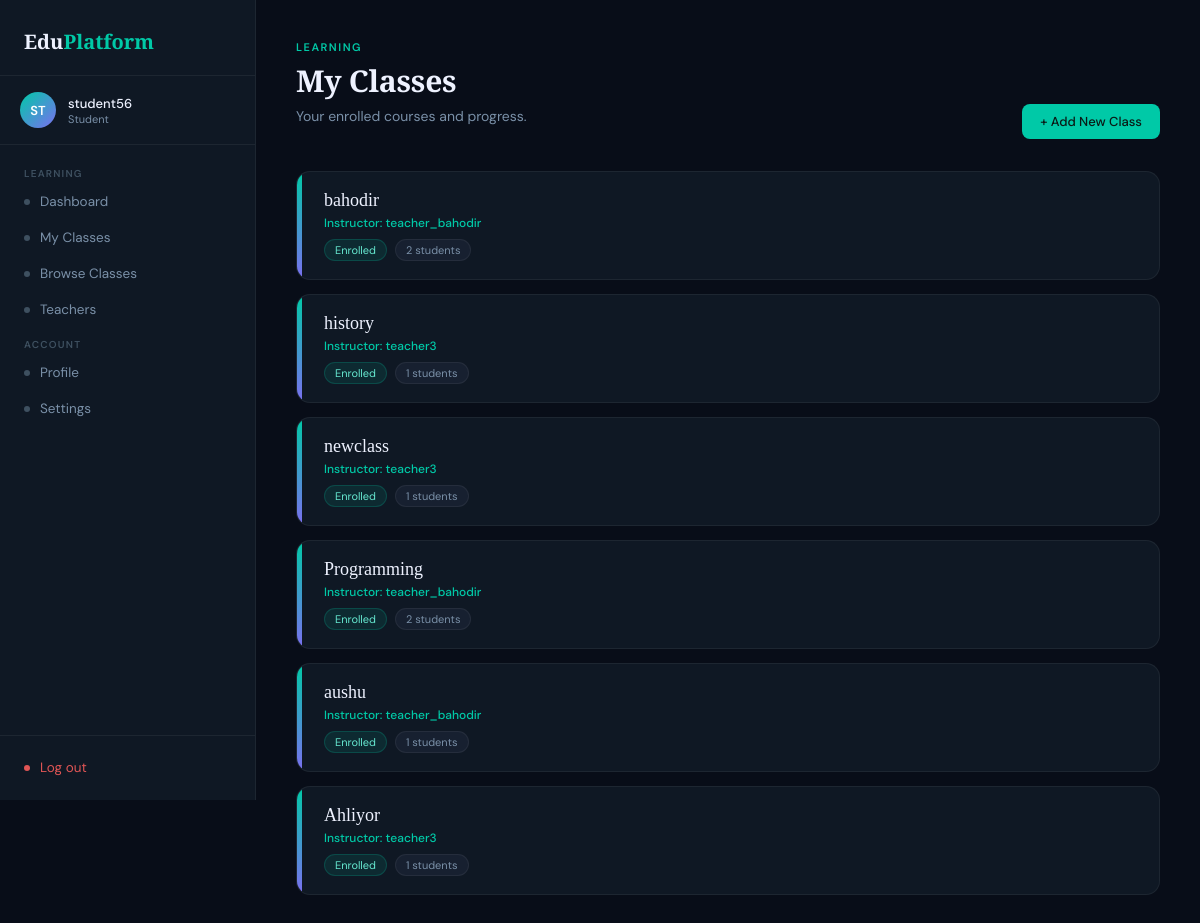
Page /student/myclasses/ (signed in) on the earlier database version.
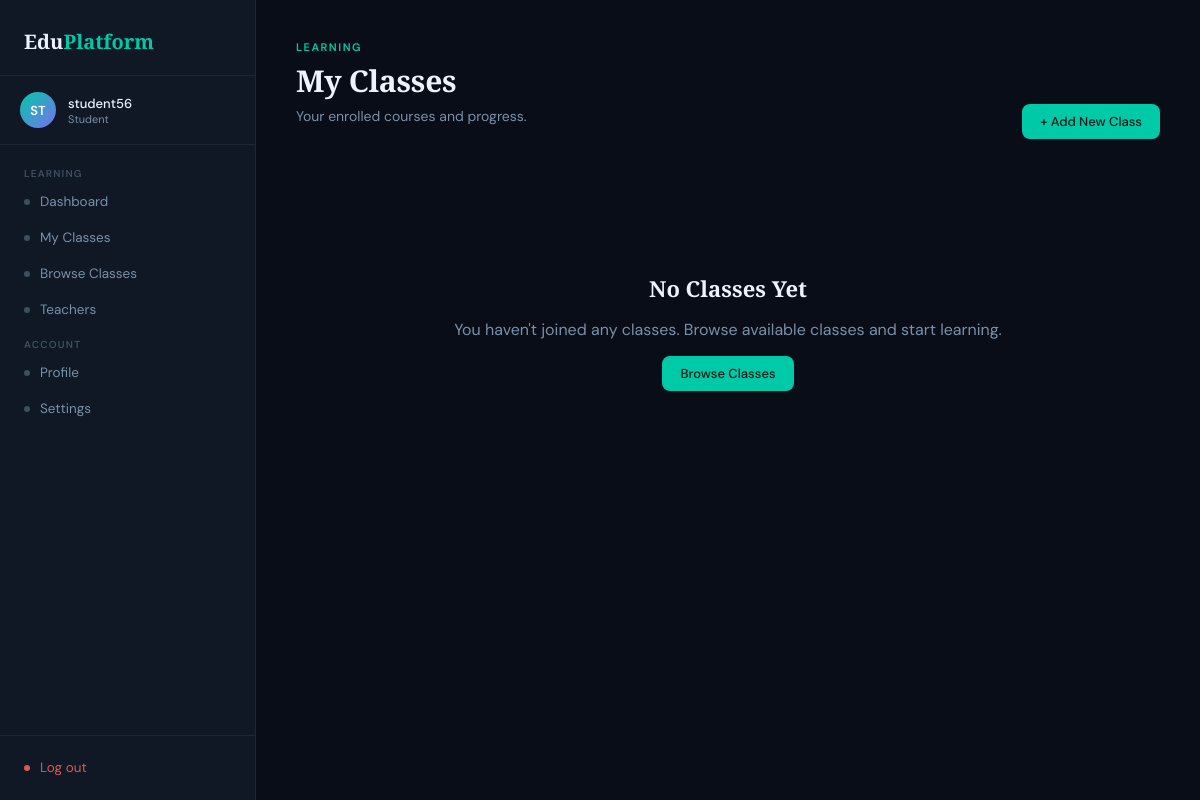
Same page on the later database version.
### classes/models.py (models this page shows, shortened)
class Membership(models.Model):
    student = models.ForeignKey(Student, on_delete=models.CASCADE, related_name='memberships')
    class_obj = models.ForeignKey(Class, on_delete=models.CASCADE, related_name='memberships')
    date_joined = models.DateField(auto_now_add = True)
    invite_reason = models.CharField(max_length=64, blank = True, default = "Self-enrolled" )
    class Meta:
        constraints = [
            models.UniqueConstraint(
                fields=['student', 'class_obj'],
                name='unique_student_class'
            )
        ]

class Class(models.Model):
    name = models.CharField(max_length=100)
    bio = models.TextField(blank=True , help_text='class description')
    created_at = models.DateTimeField(auto_now_add=True)
    teacher = models.ForeignKey(
        Teacher,
        on_delete=models.CASCADE ,
        related_name = 'classes'
    )
    students = models.ManyToManyField(
        Student,
        through='Membership',
        blank=True
    )
    class Meta:
        verbose_name_plural = "Classes"
        ordering = ['-created_at']

### teacher/models.py (models this page shows, shortened)
class Teacher(models.Model):
    user = models.OneToOneField(settings.AUTH_USER_MODEL, on_delete=models.CASCADE)
    bio = models.TextField(blank=True)
    uname = models.CharField(blank=True , max_length = 20)

### accounts/models.py (models this page shows)
class User(AbstractUser):
    ROLE_CHOICE= (
        ('student', 'Student'),
        ('teacher', 'Teacher')
    )
    role =models.CharField(max_length = 10, choices= ROLE_CHOICE)

### student/views.py (the view)
    def wrapped(request, *args, **kwargs):
        if not request.user.is_authenticated:
            return redirect('accounts:login')
        if request.user.role != 'student':
            return redirect('accounts:login')
        return view_func(request, *args, **kwargs)

### student/views.py (called while the page is built)
def student_required(view_func):
    def wrapped(request, *args, **kwargs):
        if not request.user.is_authenticated:
            return redirect('accounts:login')
        if request.user.role != 'student':
            return redirect('accounts:login')
        return view_func(request, *args, **kwargs)
    return wrapped

def _student_profile(user):
    return Student.objects.select_related('user').filter(user=user).first()

@student_required
def student_my_classes(request):
    student = _student_profile(request.user)
    enrollments = Membership.objects.filter(student=student).select_related('class_obj__teacher__user') if student else Membership.objects.none()
    return render(request, 'student/my_classes.html', {
        'enrollments': enrollments,
    })

### student/templates/student/my_classes.html (shortened to what this page needs)
{% extends 'student/base.html' %}
{% block content %}
<div class="header-row">
  <div>
    <div class="page-eyebrow">Learning</div>
    <h1 class="page-title">My Classes</h1>
    <p class="page-sub">Your enrolled courses and progress.</p>
  </div>
  <a href="{% url 'student:all_classes' %}" class="btn btn-primary">+ Add New Class</a>
</div>
{% if enrollments %}
<div class="classes-list">
  {% for enroll in enrollments %}
  <div class="enroll-card">
    <div class="enroll-stripe"></div>
    <div class="enroll-body">
      <div class="enroll-name">{{ enroll.class_obj.name }}</div>
      <div class="enroll-teacher">Instructor: {{ enroll.class_obj.teacher.user.username }}</div>
      <div class="enroll-meta">
        <span class="pill pill-green">Enrolled</span>
        <span class="pill">{{ enroll.class_obj.students.count }} students</span>
      </div>
    </div>
  </div>
  {% endfor %}
</div>
{% else %}
<div class="empty-state">
  <h3>No Classes Yet</h3>
  <p>You haven't joined any classes. Browse available classes and start learning.</p>
  <a href="{% url 'student:all_classes' %}" class="btn btn-primary">Browse Classes</a>
</div>
{% endif %}
{% endblock %}

Differences in the rows shown:
removed Membership: class_obj.name "bahodir", class_obj.teacher.user.username "teacher_bahodir", class_obj.students.count "2"
removed Membership: class_obj.name "history", class_obj.teacher.user.username "teacher3", class_obj.students.count "1"
removed Membership: class_obj.name "newclass", class_obj.teacher.user.username "teacher3", class_obj.students.count "1"
removed Membership: class_obj.name "Programming", class_obj.teacher.user.username "teacher_bahodir", class_obj.students.count "2"
removed Membership: class_obj.name "aushu", class_obj.teacher.user.username "teacher_bahodir", class_obj.students.count "1"
removed Membership: class_obj.name "Ahliyor", class_obj.teacher.user.username "teacher3", class_obj.students.count "1"
Other differences:
text now shown: "No Classes Yet You haven't joined any classes. Browse available classes and start learning. Browse Classes"
